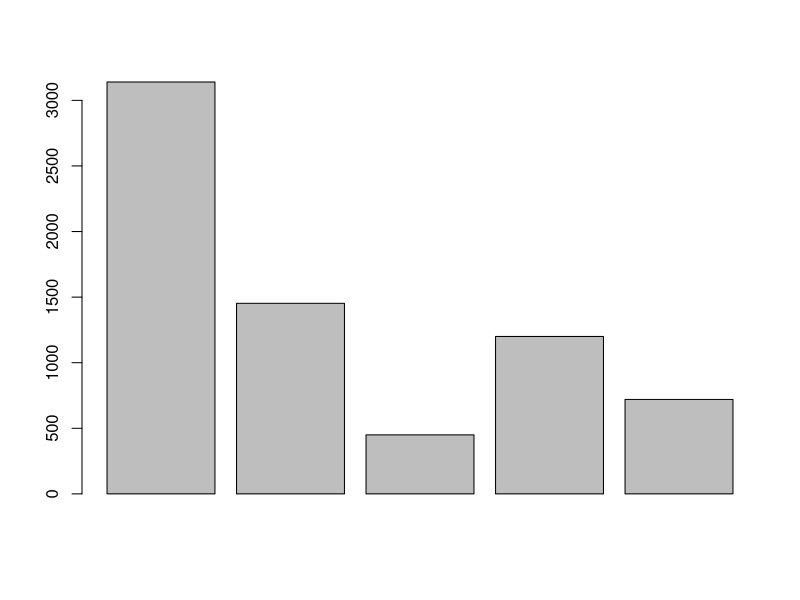

The R source for this figure:
#MZZ
#Tarea 1
#2/02/22


# Problema 1 --------------------------------------------------------------


Pinus <- 3140
Mezquite <- 1453
Encinos <- 450
Teka <- 1200
Juiperos <- 720


superficie <- c (Pinus, Mezquite, Encinos, Teka, Juiperos)
barplot(superficie)
sort(superficie)
mean(superficie)


# Problema 2 --------------------------------------------------------------



cajas<- c(1:30)
germi <- c(4, 1, 6, 2 ,4, 2, 4, 2, 4, 6, 3, 5, 3, 2, 5, 4, 0, 5, 4, 2, 4, 5, 3, 5, 3, 5, 4, 3, 6, 2)

mean(germi)
sd(germi, na.rm = FALSE)


# Problema 3 --------------------------------------------------------------

Prosopis<- c(1:25)
alt<- c(38, 14, 44, 11, 9, 21, 39, 28, 41, 4, 35, 24, 36, 12, 20, 31, 24, 25, 10, 21, 11, 36, 37, 20, 26)
mean(alt)
sd(alt, na.rm = FALSE)



